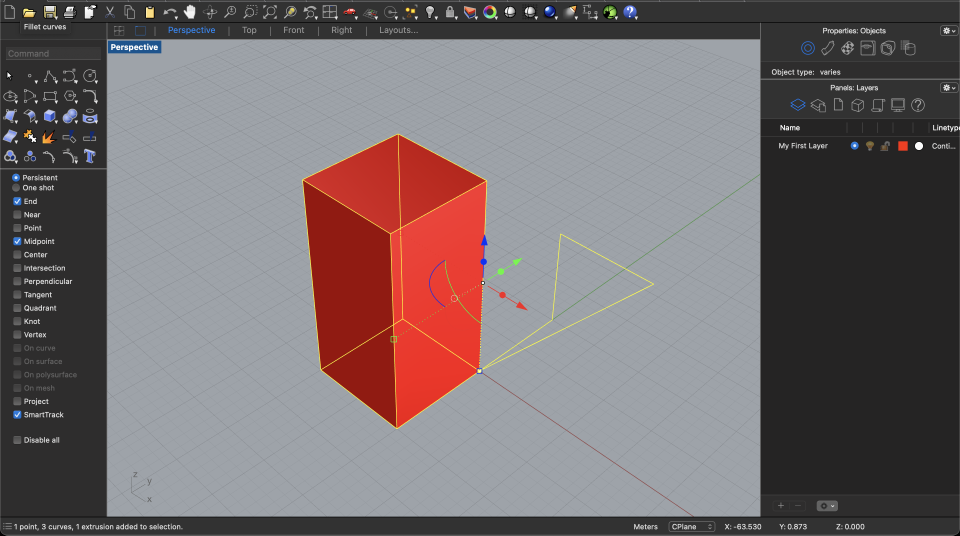
#> input picture Scale/example_data/screenshot.png, 2880 x 1606 px (shown at 1/3 size); its folder holds only this picture in this run
$ jupyter execute --allow-errors S01_Grasshopper_and_wiring_it_up.ipynb   (shell and % lines are left out)
#> lines starting #> are read from the running program, lines starting #| are printed output that depends on the picture
#> in get_info_from_image, img is the input picture: PIL image 2880x1606 RGBA; mean R, G, B, A 117.4, 108.4, 110.4, 255
<a href="https://colab.research.google.com/github/brian-ho/intro-to-urban-data/blob/main/Scale/S01_Grasshopper_and_wiring_it_up.ipynb" target="_parent"></a>

# **01 Scale** Grasshopper and wiring it all up

```
    Class       ARCH 6131 Urban Design Methods / Skills / Tools 1
                Tata Innovation Center
                Fall 2025
                Monday 9:30 AM to 12 PM

    Instructor  Brian Ho
                brian@brian-ho.io
```

In Measure, you learned the basics of working with Python and Notebooks to create, collect, and use urban data at the scale of the site. In Scale, you will expand beyond the site to the city — and grow your craft with new methods of engaging with the data.

This notebook shows how you can put together the individual pieces you learned in Measure to: read in data from the site, organize it, and represent it on a basemap. It assumes you've worked through the previous notebooks in Measure! If you haven't, definitely run through them in advance.

Let's say we want to create a drawing the locates photographs taken around a city in a 3D context and annotates them with their color information. In this notebook we will:

- Load in images and external files
- Create data from the image
- Write that data to Rhino
- Use Grasshopper to add other details

## Load in images and get data

As before, we'll connect to Google Drive and use existing Python packages to load in image files.

[cell 1]
from google.colab import drive

drive.mount("/content/drive")

As before, we'll use a set of Python packages and libraries.

[cell 2]
import rhino3dm
import PIL
import geopandas as gpd
import pandas as pd
import os
from pillow_heif import HeifImagePlugin
from pathlib import Path
from shapely.geometry import Point
from shapely.ops import orient
import geoplot

# This gives us a set of image file extensions
IMAGE_FILE_EXTENSIONS = {
    ex.lower()
    for ex, f in PIL.Image.registered_extensions().items()
    if f in PIL.Image.OPEN
}
IMAGE_FILE_EXTENSIONS.add(".HEIC".lower())

[cell 3]
# Update this to match a path in Google Drive: "/content/drive/path/to/your/data"
DATA_DIRECTORY = "example_data"

We'll set up some helper functions to work with the data. If parts of these seem unfamiliar, refer to the cooresponding notebooks in Measure. For each image we'll want to get some basic pieces of information:

- Latitude and longitude: location
- Bearing: which way the camera is facing
- Colors: the most common colors and their respective frequency

[cell 4]
GPS_LAT_REF = "GPSLatitudeRef"
GPS_LAT = "GPSLatitude"
GPS_LNG_REF = "GPSLongitudeRef"
GPS_LNG = "GPSLongitude"
GPS_IMG_DIRECTION = "GPSImgDirection"


def parse_degrees_to_decimals(degrees, reference):
    """Transforms angular degrees into decimal degrees."""

    sign = -1.0 if reference in ("S", "W") else 1.0
    decimals = degrees[0] + degrees[1] / 60 + (degrees[2] / (60 * 60))
    return decimals * sign


def get_gps_data(img):
    """Gets the direction, latitude, and longitude from an image."""

    img_exif = img.getexif()
    gps_data = {
        "direction": None,
        "latitude": None,
        "longitude": None,
    }

    try:
        all_gps = img_exif.get_ifd(PIL.ExifTags.IFD.GPSInfo)
#> all_gps = 0 items
        gps_info = {}

        for tag, value in all_gps.items():
            tag_name = PIL.ExifTags.GPSTAGS.get(tag, tag)
            gps_info[tag_name] = value
#> this loop made 0 passes
#> after the loop, gps_info = 0 items

        gps_data["direction"] = gps_info[GPS_IMG_DIRECTION]
        gps_data["latitude"] = parse_degrees_to_decimals(
            gps_info[GPS_LAT], gps_info[GPS_LAT_REF]
        )
        gps_data["longitude"] = parse_degrees_to_decimals(
            gps_info[GPS_LNG], gps_info[GPS_LNG_REF]
        )

    except KeyError:
        pass

    return gps_data


def palette_color_to_rgb(palette, color):
    """Converts an index to an RGB color value from the palette."""
    return palette[color * 3 : color * 3 + 3]


def get_color_data(img):
    """Gets the 10 most common colors in an image."""
    converted_img = img.convert("P")
    palette = converted_img.getpalette()
#> palette = 768 values, max 254 at index 213, min 0 at index 198, mean 131.6
    converted_img.thumbnail((100, 100))
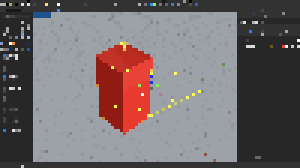
#> converted_img: PIL image 100x56 P (shown 3 times larger); mean R, G, B 116.2, 107.3, 109.2

    color_counts = converted_img.getcolors()
#> color_counts = 61 pairs, first value 1 to 2552, second value 53 to 250
    color_counts.sort(key=lambda x: x[0], reverse=True)

    color_data = {
        "color_count": [],
        "red": [],
        "green": [],
        "blue": [],
    }

    for k, v in color_counts[:10]:
        r, g, b = palette_color_to_rgb(palette, v)
        color_data["color_count"].append(k)
        color_data["red"].append(r)
        color_data["green"].append(g)
        color_data["blue"].append(b)
#> this loop made 10 passes
#> (k, v, r, g, b) on passes 1 to 10: (2552, 53, 157, 162, 168), (1388, 54, 40, 39, 39), (692, 55, 50, 50, 50), (220, 56, 151, 156, 162), (161, 57, 144, 27, 18), (117, 58, 232, 58, 46), (111, 59, 147, 151, 156), (64, 60, 233, 66, 56), (40, 63, 195, 50, 41), (39, 62, 186, 44, 34)

    return color_data

After defining those helpers, we can call them in a single function. This returns a dictionary which we can convert to a table, which we can use later for both Rhino and Grasshopper.

[cell 5]
def get_info_from_image(img_file):
    """Get all the information we want for an image."""
    img = PIL.Image.open(img_file)
    img_data = {
        "file_name": img_file.name,
        **get_gps_data(img),
        **get_color_data(img),
    }
    img.close()
    return img_data

[cell 6]
images_data = []

for filepath in os.listdir(DATA_DIRECTORY):
    if any(filepath.lower().endswith(ext) for ext in IMAGE_FILE_EXTENSIONS):
        image_data = get_info_from_image(Path(DATA_DIRECTORY) / filepath)
#> image_data = 8 items

        if image_data["latitude"] is None or image_data["longitude"] is None:
            continue

        images_data.append(image_data)

print(f"Got data from {len(images_data)} images")
